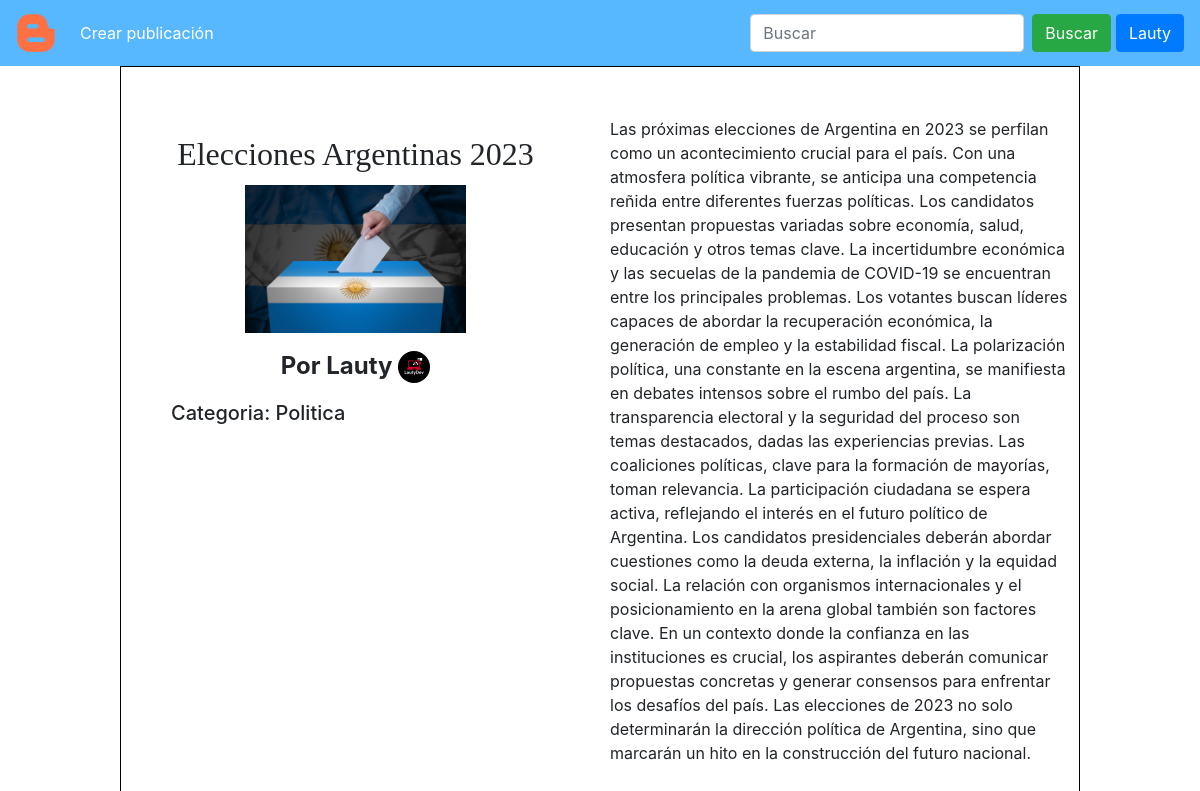
The page /posts/detail-post/12/ (signed in) on the database its author committed.
### publicaciones/models.py (models this page shows)
class publicacion(models.Model):
    user = models.ForeignKey(User, on_delete=models.CASCADE)
    title = models.CharField(max_length=40, blank=False, null=False)
    content = models.TextField(null=False)
    category = models.ForeignKey(categoria,on_delete=models.RESTRICT)
    dt_creation = models.DateTimeField(default=timezone.now)
    dt_update = models.DateTimeField(default=timezone.now)
    main_image = models.ImageField(upload_to='post_image', default='post_image/default-post.jpg', blank=True, null=True)
    is_active = models.BooleanField(default=True)
    class Meta:
        verbose_name = 'Publicación'
        verbose_name_plural = 'Publicaciones'

class categoria(models.Model):
    name = models.CharField(max_length=40, blank=False, null=False)
    description = models.TextField(null=False)
    is_active = models.BooleanField(default=True)
    def __str__(self):
        return self.name
    class Meta:
        verbose_name = 'Categoría'
        verbose_name_plural = 'Categorías'

### users/models.py (models this page shows)
class Profile(models.Model):
    user = models.OneToOneField(User,on_delete=models.CASCADE)
    name = models.CharField(max_length=48,default='-')
    surname = models.CharField(max_length=64,default='-')
    birthday = models.DateField(default = timezone.now)
    country = models.ForeignKey(Country,on_delete=models.RESTRICT)
    timezone = models.ForeignKey(Timezone,on_delete=models.RESTRICT)
    img_profile = models.ImageField(upload_to = 'profile_images',default='profile_images/default-user.jpg',blank=True, null=True)
    class Meta:
        verbose_name = 'Perfil'
        verbose_name_plural = 'Perfiles'

### publicaciones/views.py (the view)
# urls.py: path('detail-post/<int:pk>/', detail_publicaciones, name='detail_publicaciones'),
@login_required
def detail_publicaciones(request,pk):
    try:
        post = publicacion.objects.get(id=pk)
    except:
        post = None
    if post is None:
        context = {'error': '¡Publicación inexistente!'}
    else:
        context = {'publicacion': post}
        try:
            autor = Profile.objects.get(user= post.user)
        except:
            autor = None
        if autor is not None:
            aux = {'autor':autor}
            context.update(aux)
    return render(request,'publicaciones/detail_publicacion_template.html',context=context)

### templates/publicaciones/detail_publicacion_template.html (shortened to what this page needs)
{% extends 'base.html' %}
{% block contenido %}
    {% if publicacion %}
    <div style="display: flex; justify-content: center; align-content: center;">
        <div style="display: grid; grid-template-columns: 1fr 1fr; gap: 20px; width: 80%; border: 1px solid black;">
            <div style="padding: 50px;">
                <h2 class="post-title">{{ publicacion.title}}</h2>
                <img class="img-content" src="{{publicacion.main_image.url}}" alt="" srcset="">
                <div class = "post-autor">
                    <h4>Por {% if autor %} {{publicacion.user}} <img class="img-profile-post" src="{{autor.img_profile.url}}" alt="" srcset=""> {% endif %} </h4>
                </div>
                <div>
                    <h5>Categoria: {{publicacion.category}}</h5>
                </div>
            </div>
            <div style="padding-top: 50px; padding-right: 10px; padding-bottom: 50px;">
                {{publicacion.content|safe}}
            </div>
        </div>
    </div>
    {% else %}
    <div style="width: 80%; margin-left: auto; margin-right: auto; border: 1px solid green"></div>
        <h3>{{ error }}</h3>
    </div>
    {% endif %}
{% endblock %}

### templates/base.html (shortened to what this page needs)
{% load static %}
<!DOCTYPE html>
<html lang="en">
<head>
    <link rel="stylesheet" href="https://cdn.jsdelivr.net/npm/bootstrap@4.6.1/dist/css/bootstrap.min.css"
/>
    <link type = 'text/css' rel="stylesheet" href='{% static "css/styles.css" %}'  />
</head>
<body>
    <nav class="navbar navbar-expand-lg navbar "  style="background: #57b8ff;">
        <a class="fuente-navbar navbar-brand" href="/"><img src="{% static 'imgs/logo.png' %}" alt="" class= "img-logo" style="height: 40px; width: 40px;"></a>
        <div class="collapse navbar-collapse" id="navbarSupportedContent">
            <ul class="navbar-nav mr-auto" >
                {% if request.user.is_authenticated %}
                    <li class="nav-item">
                        <a class="fuente-navbar nav-link" style="color: white;" href="/posts/create-post/">Crear publicación</a>
                    </li>
                {% endif %}
            </ul>
            <div style="display: flex; flex-direction: row; gap: 5px;">
                <form class="form-inline my-2 my-lg-0" action = "/posts/search-post/" method="GET">
                    <input class="form-control mr-sm-2" type="search" placeholder="Buscar" aria-label="Search" name = "search">
                    <button class="btn btn-success my-2 my-sm-0" type="submit">Buscar</button>
                </form>
                {% if request.user.is_authenticated %}
                    <button class="btn btn-primary">
                        <a style="text-decoration: none; color: white;" href="/users/profile/">{{request.user}}</a>
                    </button>
                {% endif %}
            </div>
        </div>
    </nav>
    {% block contenido %}
    {% endblock %}
</body>

### Blogger/static/css/styles.css (style rules this page uses)
.form-container > h1, h4 { text-align: center; margin-bottom: 3%; }
.fuente-navbar { color: black; }
.img-logo { margin-right: 2%; }
.post-title { text-align: center; margin-top: 5%; font-family: arial black; }
.post-autor { width: 70%; margin-left: auto; margin-right: auto; margin-top: 5%; margin-bottom: 5%; }
.post-autor > h4 { font-weight: bold; }
.img-content { max-width: 60%; height: auto; display: block; margin-right: auto; margin-left: auto; margin-top: 3%; margin-bottom: 3%; }
.img-profile-post { border-radius: 50%; max-width: 32px; height: auto; display: inline; }

### rows shown on the page
publicacion: title "Elecciones Argentinas 2023", main_image (picture), user "Lauty", category "Politica", content "Las próximas elecciones de Argentina en 2023 se perfilan como un acontecimiento crucial para el país. Con una atmosfera política vibrante, se anticipa una competencia reñida entre diferentes fuerzas políticas. Los candidatos presentan propuestas variadas sobre economía, salud, educación y otros temas clave. La incertidumbre económica y las secuelas de la pandemia de COVID-19 se encuentran entre los principales problemas. Los votantes buscan líderes capaces de abordar la recuperación económica, la generación de empleo y la estabilidad fiscal. La polarización política, una constante en la escena argentina, se manifiesta en debates intensos sobre el rumbo del país. La transparencia electoral y…"
Profile: img_profile (picture)

### other values the page prints
{{ request.user }} "Lauty"
